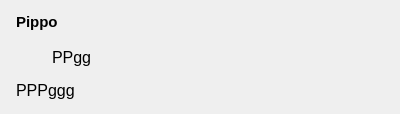
<?xml version="1.0" encoding="UTF-8"?>
<ui version="4.0">
 <class>DocumentMessageFrame</class>
 <widget class="QFrame" name="DocumentMessageFrame">
  <property name="geometry">
   <rect>
    <x>0</x>
    <y>0</y>
    <width>400</width>
    <height>114</height>
   </rect>
  </property>
  <property name="sizePolicy">
   <sizepolicy hsizetype="Preferred" vsizetype="Preferred">
    <horstretch>0</horstretch>
    <verstretch>0</verstretch>
   </sizepolicy>
  </property>
  <property name="maximumSize">
   <size>
    <width>16777215</width>
    <height>16777215</height>
   </size>
  </property>
  <property name="font">
   <font>
    <pointsize>14</pointsize>
   </font>
  </property>
  <property name="cursor">
   <cursorShape>PointingHandCursor</cursorShape>
  </property>
  <property name="frameShape">
   <enum>QFrame::NoFrame</enum>
  </property>
  <property name="frameShadow">
   <enum>QFrame::Plain</enum>
  </property>
  <property name="lineWidth">
   <number>0</number>
  </property>
  <widget class="QLabel" name="documentNameLabel">
   <property name="geometry">
    <rect>
     <x>52</x>
     <y>37</y>
     <width>340</width>
     <height>40</height>
    </rect>
   </property>
   <property name="font">
    <font>
     <pointsize>12</pointsize>
    </font>
   </property>
   <property name="cursor">
    <cursorShape>PointingHandCursor</cursorShape>
   </property>
   <property name="text">
    <string>PPgg</string>
   </property>
  </widget>
  <widget class="QLabel" name="captionLabel">
   <property name="geometry">
    <rect>
     <x>16</x>
     <y>70</y>
     <width>380</width>
     <height>40</height>
    </rect>
   </property>
   <property name="font">
    <font>
     <pointsize>12</pointsize>
    </font>
   </property>
   <property name="cursor">
    <cursorShape>PointingHandCursor</cursorShape>
   </property>
   <property name="text">
    <string>PPPggg</string>
   </property>
  </widget>
  <widget class="QLabel" name="senderNameLabel">
   <property name="geometry">
    <rect>
     <x>16</x>
     <y>6</y>
     <width>370</width>
     <height>32</height>
    </rect>
   </property>
   <property name="palette">
    <palette>
     <active>
      <colorrole role="WindowText">
       <brush brushstyle="SolidPattern">
        <color alpha="255">
         <red>0</red>
         <green>0</green>
         <blue>0</blue>
        </color>
       </brush>
      </colorrole>
      <colorrole role="Button">
       <brush brushstyle="SolidPattern">
        <color alpha="255">
         <red>114</red>
         <green>159</green>
         <blue>207</blue>
        </color>
       </brush>
      </colorrole>
      <colorrole role="Light">
       <brush brushstyle="SolidPattern">
        <color alpha="255">
         <red>196</red>
         <green>225</green>
         <blue>255</blue>
        </color>
       </brush>
      </colorrole>
      <colorrole role="Midlight">
       <brush brushstyle="SolidPattern">
        <color alpha="255">
         <red>155</red>
         <green>192</green>
         <blue>231</blue>
        </color>
       </brush>
      </colorrole>
      <colorrole role="Dark">
       <brush brushstyle="SolidPattern">
        <color alpha="255">
         <red>57</red>
         <green>79</green>
         <blue>103</blue>
        </color>
       </brush>
      </colorrole>
      <colorrole role="Mid">
       <brush brushstyle="SolidPattern">
        <color alpha="255">
         <red>76</red>
         <green>106</green>
         <blue>138</blue>
        </color>
       </brush>
      </colorrole>
      <colorrole role="Text">
       <brush brushstyle="SolidPattern">
        <color alpha="255">
         <red>0</red>
         <green>0</green>
         <blue>0</blue>
        </color>
       </brush>
      </colorrole>
      <colorrole role="BrightText">
       <brush brushstyle="SolidPattern">
        <color alpha="255">
         <red>255</red>
         <green>255</green>
         <blue>255</blue>
        </color>
       </brush>
      </colorrole>
      <colorrole role="ButtonText">
       <brush brushstyle="SolidPattern">
        <color alpha="255">
         <red>0</red>
         <green>0</green>
         <blue>0</blue>
        </color>
       </brush>
      </colorrole>
      <colorrole role="Base">
       <brush brushstyle="SolidPattern">
        <color alpha="255">
         <red>255</red>
         <green>255</green>
         <blue>255</blue>
        </color>
       </brush>
      </colorrole>
      <colorrole role="Window">
       <brush brushstyle="SolidPattern">
        <color alpha="255">
         <red>114</red>
         <green>159</green>
         <blue>207</blue>
        </color>
       </brush>
      </colorrole>
      <colorrole role="Shadow">
       <brush brushstyle="SolidPattern">
        <color alpha="255">
         <red>0</red>
         <green>0</green>
         <blue>0</blue>
        </color>
       </brush>
      </colorrole>
      <colorrole role="AlternateBase">
       <brush brushstyle="SolidPattern">
        <color alpha="255">
         <red>184</red>
         <green>207</green>
         <blue>231</blue>
        </color>
       </brush>
      </colorrole>
      <colorrole role="ToolTipBase">
       <brush brushstyle="SolidPattern">
        <color alpha="255">
         <red>255</red>
         <green>255</green>
         <blue>220</blue>
        </color>
       </brush>
      </colorrole>
      <colorrole role="ToolTipText">
       <brush brushstyle="SolidPattern">
        <color alpha="255">
         <red>0</red>
         <green>0</green>
         <blue>0</blue>
        </color>
       </brush>
      </colorrole>
      <colorrole role="PlaceholderText">
       <brush brushstyle="SolidPattern">
        <color alpha="128">
         <red>0</red>
         <green>0</green>
         <blue>0</blue>
        </color>
       </brush>
      </colorrole>
     </active>
     <inactive>
      <colorrole role="WindowText">
       <brush brushstyle="SolidPattern">
        <color alpha="255">
         <red>0</red>
         <green>0</green>
         <blue>0</blue>
        </color>
       </brush>
      </colorrole>
      <colorrole role="Button">
       <brush brushstyle="SolidPattern">
        <color alpha="255">
         <red>114</red>
         <green>159</green>
         <blue>207</blue>
        </color>
       </brush>
      </colorrole>
      <colorrole role="Light">
       <brush brushstyle="SolidPattern">
        <color alpha="255">
         <red>196</red>
         <green>225</green>
         <blue>255</blue>
        </color>
       </brush>
      </colorrole>
      <colorrole role="Midlight">
       <brush brushstyle="SolidPattern">
        <color alpha="255">
         <red>155</red>
         <green>192</green>
         <blue>231</blue>
        </color>
       </brush>
      </colorrole>
      <colorrole role="Dark">
       <brush brushstyle="SolidPattern">
        <color alpha="255">
         <red>57</red>
         <green>79</green>
         <blue>103</blue>
        </color>
       </brush>
      </colorrole>
      <colorrole role="Mid">
       <brush brushstyle="SolidPattern">
        <color alpha="255">
         <red>76</red>
         <green>106</green>
         <blue>138</blue>
        </color>
       </brush>
      </colorrole>
      <colorrole role="Text">
       <brush brushstyle="SolidPattern">
        <color alpha="255">
         <red>0</red>
         <green>0</green>
         <blue>0</blue>
        </color>
       </brush>
      </colorrole>
      <colorrole role="BrightText">
       <brush brushstyle="SolidPattern">
        <color alpha="255">
         <red>255</red>
         <green>255</green>
         <blue>255</blue>
        </color>
       </brush>
      </colorrole>
      <colorrole role="ButtonText">
       <brush brushstyle="SolidPattern">
        <color alpha="255">
         <red>0</red>
         <green>0</green>
         <blue>0</blue>
        </color>
       </brush>
      </colorrole>
      <colorrole role="Base">
       <brush brushstyle="SolidPattern">
        <color alpha="255">
         <red>255</red>
         <green>255</green>
         <blue>255</blue>
        </color>
       </brush>
      </colorrole>
      <colorrole role="Window">
       <brush brushstyle="SolidPattern">
        <color alpha="255">
         <red>114</red>
         <green>159</green>
         <blue>207</blue>
        </color>
       </brush>
      </colorrole>
      <colorrole role="Shadow">
       <brush brushstyle="SolidPattern">
        <color alpha="255">
         <red>0</red>
         <green>0</green>
         <blue>0</blue>
        </color>
       </brush>
      </colorrole>
      <colorrole role="AlternateBase">
       <brush brushstyle="SolidPattern">
        <color alpha="255">
         <red>184</red>
         <green>207</green>
         <blue>231</blue>
        </color>
       </brush>
      </colorrole>
      <colorrole role="ToolTipBase">
       <brush brushstyle="SolidPattern">
        <color alpha="255">
         <red>255</red>
         <green>255</green>
         <blue>220</blue>
        </color>
       </brush>
      </colorrole>
      <colorrole role="ToolTipText">
       <brush brushstyle="SolidPattern">
        <color alpha="255">
         <red>0</red>
         <green>0</green>
         <blue>0</blue>
        </color>
       </brush>
      </colorrole>
      <colorrole role="PlaceholderText">
       <brush brushstyle="SolidPattern">
        <color alpha="128">
         <red>0</red>
         <green>0</green>
         <blue>0</blue>
        </color>
       </brush>
      </colorrole>
     </inactive>
     <disabled>
      <colorrole role="WindowText">
       <brush brushstyle="SolidPattern">
        <color alpha="255">
         <red>57</red>
         <green>79</green>
         <blue>103</blue>
        </color>
       </brush>
      </colorrole>
      <colorrole role="Button">
       <brush brushstyle="SolidPattern">
        <color alpha="255">
         <red>114</red>
         <green>159</green>
         <blue>207</blue>
        </color>
       </brush>
      </colorrole>
      <colorrole role="Light">
       <brush brushstyle="SolidPattern">
        <color alpha="255">
         <red>196</red>
         <green>225</green>
         <blue>255</blue>
        </color>
       </brush>
      </colorrole>
      <colorrole role="Midlight">
       <brush brushstyle="SolidPattern">
        <color alpha="255">
         <red>155</red>
         <green>192</green>
         <blue>231</blue>
        </color>
       </brush>
      </colorrole>
      <colorrole role="Dark">
       <brush brushstyle="SolidPattern">
        <color alpha="255">
         <red>57</red>
         <green>79</green>
         <blue>103</blue>
        </color>
       </brush>
      </colorrole>
      <colorrole role="Mid">
       <brush brushstyle="SolidPattern">
        <color alpha="255">
         <red>76</red>
         <green>106</green>
         <blue>138</blue>
        </color>
       </brush>
      </colorrole>
      <colorrole role="Text">
       <brush brushstyle="SolidPattern">
        <color alpha="255">
         <red>57</red>
         <green>79</green>
         <blue>103</blue>
        </color>
       </brush>
      </colorrole>
      <colorrole role="BrightText">
       <brush brushstyle="SolidPattern">
        <color alpha="255">
         <red>255</red>
         <green>255</green>
         <blue>255</blue>
        </color>
       </brush>
      </colorrole>
      <colorrole role="ButtonText">
       <brush brushstyle="SolidPattern">
        <color alpha="255">
         <red>57</red>
         <green>79</green>
         <blue>103</blue>
        </color>
       </brush>
      </colorrole>
      <colorrole role="Base">
       <brush brushstyle="SolidPattern">
        <color alpha="255">
         <red>114</red>
         <green>159</green>
         <blue>207</blue>
        </color>
       </brush>
      </colorrole>
      <colorrole role="Window">
       <brush brushstyle="SolidPattern">
        <color alpha="255">
         <red>114</red>
         <green>159</green>
         <blue>207</blue>
        </color>
       </brush>
      </colorrole>
      <colorrole role="Shadow">
       <brush brushstyle="SolidPattern">
        <color alpha="255">
         <red>0</red>
         <green>0</green>
         <blue>0</blue>
        </color>
       </brush>
      </colorrole>
      <colorrole role="AlternateBase">
       <brush brushstyle="SolidPattern">
        <color alpha="255">
         <red>114</red>
         <green>159</green>
         <blue>207</blue>
        </color>
       </brush>
      </colorrole>
      <colorrole role="ToolTipBase">
       <brush brushstyle="SolidPattern">
        <color alpha="255">
         <red>255</red>
         <green>255</green>
         <blue>220</blue>
        </color>
       </brush>
      </colorrole>
      <colorrole role="ToolTipText">
       <brush brushstyle="SolidPattern">
        <color alpha="255">
         <red>0</red>
         <green>0</green>
         <blue>0</blue>
        </color>
       </brush>
      </colorrole>
      <colorrole role="PlaceholderText">
       <brush brushstyle="SolidPattern">
        <color alpha="128">
         <red>0</red>
         <green>0</green>
         <blue>0</blue>
        </color>
       </brush>
      </colorrole>
     </disabled>
    </palette>
   </property>
   <property name="font">
    <font>
     <pointsize>11</pointsize>
     <weight>75</weight>
     <bold>true</bold>
    </font>
   </property>
   <property name="cursor">
    <cursorShape>PointingHandCursor</cursorShape>
   </property>
   <property name="text">
    <string>Pippo</string>
   </property>
  </widget>
  <widget class="QLabel" name="iconLabel">
   <property name="geometry">
    <rect>
     <x>10</x>
     <y>37</y>
     <width>41</width>
     <height>36</height>
    </rect>
   </property>
   <property name="cursor">
    <cursorShape>PointingHandCursor</cursorShape>
   </property>
   <property name="text">
    <string/>
   </property>
  </widget>
 </widget>
 <resources/>
 <connections/>
</ui>
